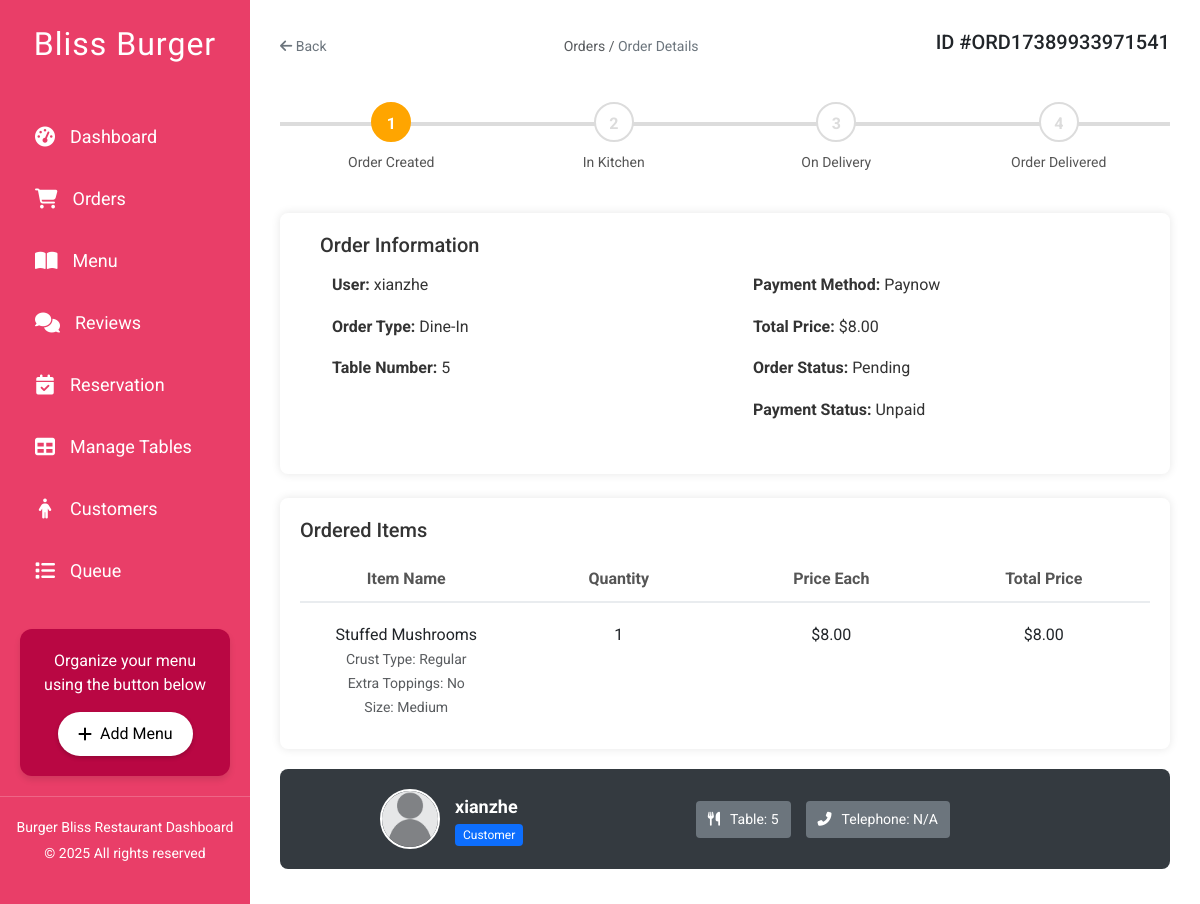
The page /php_admin/admin_order_details.php?order_id=21 on the database its author committed.
### tables this page shows
CREATE TABLE `orders` (
  `id` int(11) NOT NULL,
  `order_id` varchar(25) DEFAULT NULL,
  `user_id` int(11) DEFAULT NULL,
  `payment_method` varchar(50) DEFAULT NULL,
  `order_type` enum('dine_in','takeaway') NOT NULL,
  `table_number` varchar(10) DEFAULT NULL,
  `address` varchar(255) DEFAULT NULL,
  `total_price` decimal(10,2) DEFAULT NULL,
  `created_at` timestamp NOT NULL DEFAULT current_timestamp(),
  `order_status` varchar(50) DEFAULT 'Pending',
  `payment_status` varchar(50) DEFAULT 'Unpaid'
);

CREATE TABLE `users` (
  `id` int(11) NOT NULL,
  `username` varchar(50) NOT NULL,
  `email` varchar(100) NOT NULL,
  `phone` int(12) DEFAULT NULL,
  `pass` varchar(255) NOT NULL,
  `points` int(11) NOT NULL,
  `created_at` datetime DEFAULT current_timestamp(),
  `profile_picture` varchar(255) NOT NULL
);

CREATE TABLE `order_items` (
  `id` int(11) NOT NULL,
  `order_id` int(11) NOT NULL,
  `item_name` varchar(100) NOT NULL,
  `quantity` int(11) NOT NULL,
  `price_each` decimal(10,2) NOT NULL,
  `total_price` decimal(10,2) NOT NULL,
  `customizations` text DEFAULT NULL
);

### php_admin/admin_order_details.php (the view, shortened to what this page needs)
<?php
include 'db_connection.php';
$order_id = intval($_GET['order_id']);
$order_sql = "SELECT orders.*, users.username, users.phone, users.profile_picture FROM orders
             LEFT JOIN users ON orders.user_id = users.id
             WHERE orders.id = ?";
$stmt = $conn->prepare($order_sql);
$stmt->bind_param("i", $order_id);
$stmt->execute();
$order_result = $stmt->get_result();
$order = $order_result->fetch_assoc();
$items_sql = "SELECT * FROM order_items WHERE order_id = ?";
$stmt_items = $conn->prepare($items_sql);
$stmt_items->bind_param("i", $order_id);
$stmt_items->execute();
$items_result = $stmt_items->get_result();
$progress_steps = [
    1 => 'Order Created',
    2 => 'In Kitchen',
    3 => 'On Delivery',
    4 => 'Order Delivered'
];
$status_mapping = [
    'Pending'     => 1,
    'Preparing'   => 2,
    'Delivering'  => 3,
    'Completed'   => 4,
    'Cancelled'   => 0
];
$current_step = isset($status_mapping[$order['order_status']]) ? $status_mapping[$order['order_status']] : 0;
?>
<!DOCTYPE html>
<html lang="en">
<head>
    <link rel="stylesheet" href="https://cdnjs.cloudflare.com/ajax/libs/font-awesome/6.4.0/css/all.min.css"/>
    <link rel="stylesheet" href="../css/admin_navbar.css">
    <link rel="stylesheet" href="../css/admin_order_details.css">
    <link href="https://cdn.jsdelivr.net/npm/bootstrap@5.3.0/dist/css/bootstrap.min.css" rel="stylesheet">
</head>
<body>
    <?php include "admin_navbar.php"?>
    <div class="main-content container-fluid">
        <div class="top-bar">
            <a href="admin_orders.php" class="breadcrumb-link"><i class="fas fa-arrow-left"></i> Back</a>
            <div>
                <span class="breadcrumb-link text-muted">Orders / </span>
                <span class="breadcrumb-link">Order Details</span>
            </div>
            <div>
                <h5> ID #<?php echo htmlspecialchars($order['order_id'] ?? ''); ?></h5>
            </div>
        </div>
        <div class="progressbar">
            <?php foreach ($progress_steps as $step_number => $label): ?>
                <div class="step <?php echo ($current_step >= $step_number) ? 'active' : ''; ?>">
                    <div class="circle"><?php echo $step_number; ?></div>
                    <div class="label"><?php echo $label; ?></div>
                </div>
            <?php endforeach; ?>
        </div>
        <div class="order-summary">
            <h5 style="margin-left: 20px;">Order Information</h5>
            <div class="row" style="margin-left: 20px;">
                <div class="col-md-6 mb-3">
                    <p><strong>User:</strong> <?php echo !empty($order['username']) ? htmlspecialchars($order['username']) : 'Guest'; ?></p>
                    <p><strong>Order Type:</strong> <?php echo ($order['order_type'] === 'dine_in') ? 'Dine-In' : 'Takeaway'; ?></p>
                    <?php if ($order['order_type'] === 'dine_in' && !empty($order['table_number'])): ?>
                        <p><strong>Table Number:</strong> <?php echo htmlspecialchars($order['table_number']); ?></p>
                    <?php elseif ($order['order_type'] === 'takeaway' && !empty($order['address'])): ?>
                        <p><strong>Address:</strong> <?php echo htmlspecialchars($order['address']); ?></p>
                    <?php endif; ?>
                </div>
                <div class="col-md-6 mb-3">
                    <p><strong>Payment Method:</strong> <?php echo htmlspecialchars(ucfirst($order['payment_method'] ?? '')); ?></p>
                    <p><strong>Total Price:</strong> $<?php echo number_format($order['total_price'] ?? 0, 2); ?></p>
                    <p><strong>Order Status:</strong> <?php echo htmlspecialchars($order['order_status'] ?? ''); ?></p>
                    <p><strong>Payment Status:</strong> <?php echo htmlspecialchars($order['payment_status'] ?? ''); ?></p>
                </div>
            </div>
        </div>
        <div class="order-summary mt-4">
            <h5>Ordered Items</h5>
            <div class="order-items">
                <div class="order-item header-row">
                    <div>Item Name</div>
                    <div>Quantity</div>
                    <div>Price Each</div>
                    <div>Total Price</div>
                </div>
                <?php if ($items_result->num_rows > 0): ?>
                    <?php while($item = $items_result->fetch_assoc()): ?>
                        <div class="order-item">
                            <div>
                                <?php
                                    echo htmlspecialchars($item['item_name'] ?? '');
                                    $customizations = json_decode($item['customizations'], true);
                                    if ($customizations && is_array($customizations)) {
                                        echo "<br><small class='text-muted'>";
                                        foreach ($customizations as $key => $value) {
                                            echo htmlspecialchars($key) . ": " . htmlspecialchars($value) . "<br>";
                                        }
                                        echo "</small>";
                                    }
                                ?>
                            </div>
                            <div><?php echo htmlspecialchars($item['quantity'] ?? ''); ?></div>
                            <div>$<?php echo number_format($item['price_each'] ?? 0, 2); ?></div>
                            <div>$<?php echo number_format($item['total_price'] ?? 0, 2); ?></div>
                        </div>
                    <?php endwhile; ?>
                <?php else: ?>
                    <div class="text-center">No items found for this order.</div>
                <?php endif; ?>
            </div>
        </div>
        <div class="user-info-panel">
            <div class="user-info-left">
                <?php
                    $is_guest = empty($order['username']);
                    $profile_picture = $is_guest ? '../images/empty_pfp.png' : ( !empty($order['profile_picture']) ? htmlspecialchars($order['profile_picture']) : '../images/empty_pfp.png' );
                ?>
                <img src="<?php echo $profile_picture; ?>" alt="">
                <div class="user-details">
                    <span class="username"><?php echo $is_guest ? 'Guest' : htmlspecialchars($order['username']); ?></span>
                    <?php if (!$is_guest || $is_guest): ?>
                        <span class="customer-tag">Customer</span>
                    <?php endif; ?>
                </div>
            </div>
            <div class="user-info-right">
                <?php if ($order['order_type'] === 'dine_in'): ?>
                    <div class="phone-box">
                        <i class="fas fa-utensils"></i> Table: <?php echo htmlspecialchars($order['table_number']); ?>
                    </div>
                <?php elseif ($order['order_type'] === 'takeaway'): ?>
                    <div class="phone-box">
                        <i class="fas fa-map-marker-alt"></i> Address: <?php echo htmlspecialchars($order['address']); ?>
                    </div>
                <?php endif; ?>
                <?php if (!empty($order['phone'])): ?>
                    <div class="phone-box">
                        <i class="fas fa-phone-alt"></i> Telephone: <?php echo htmlspecialchars($order['phone']); ?>
                    </div>
                <?php else: ?>
                    <div class="phone-box">
                        <i class="fas fa-phone-alt"></i> Telephone: N/A
                    </div>
                <?php endif; ?>
            </div>
        </div>
    </div>
</body>
</html>

### css/admin_navbar.css (style rules this page uses)
* { margin: 0; padding: 0; box-sizing: border-box; }
:root { --sidebar-bg: #e93e68; --sidebar-hover: #ff69b4; --button-bg: #ffffff; --button-hover: #ff1493; --font-primary: 'Roboto', sans-serif; --font-secondary: 'Lobster', cursive; --text-color: #ffffff; --accent-color: #b90743; --transition-speed: 0.3s; --box-shadow: 0 4px 6px rgba(0, 0, 0, 0.1); }
body { font-family: var(--font-primary); display: flex; min-height: 100vh; background-color: #f5f5f5; animation: fadeIn 1s ease-in-out; }
.main-content { flex: 1; padding: 30px; background-color: #ffffff; box-shadow: -2px 0 5px rgba(0,0,0,0.1); transition: margin-left var(--transition-speed); animation: mainContentFadeIn 1s ease-in-out; }
.main-content p { font-size: 16px; color: #333333; line-height: 1.6; opacity: 0; transform: translateY(20px); animation: fadeInUp 0.5s forwards; animation-delay: 1.5s; }

### css/admin_order_details.css (style rules this page uses)
body { font-family: 'Roboto', sans-serif; background-color: #f8f9fa; }
.main-content { padding: 20px; }
.progressbar { display: flex; justify-content: space-between; position: relative; margin: 40px 0; }
.progressbar::before { content: ''; position: absolute; top: 20px; left: 0; width: 100%; height: 4px; background-color: #dcdcdc; z-index: 0; }
.step { position: relative; text-align: center; z-index: 1; flex: 1; }
.step .circle { width: 40px; height: 40px; border-radius: 50%; background-color: white; border: 2px solid #dcdcdc; margin: 0 auto; line-height: 40px; color: #dcdcdc; font-weight: bold; transition: background-color 0.3s, border-color 0.3s, color 0.3s; }
.step.active .circle { background-color: orange; border-color: orange; color: white; }
.step .label { margin-top: 10px; font-size: 14px; color: #555; }
.order-summary { background-color: #ffffff; padding: 20px; border-radius: 8px; box-shadow: 0 0 10px rgba(0, 0, 0, 0.1); }
.order-summary h5 { margin-bottom: 15px; color: #333; }
.order-items { display: flex; flex-direction: column; gap: 10px; }
.order-item { display: flex; justify-content: space-between; padding: 10px 0; border-bottom: 1px solid #e9ecef; }
.order-item:last-child { border-bottom: none; }
.order-item div { flex: 1; text-align: center; }
.header-row { font-weight: bold; color: #555; background-color: white !important; border-bottom: 2px solid #e9ecef; }
.top-bar { display: flex; justify-content: space-between; align-items: center; margin-bottom: 20px; }
.breadcrumb-link { color: #6c757d; text-decoration: none; font-size: 14px; }
.user-info-panel { background-color: #343a40; color: #ffffff; padding: 20px; border-radius: 8px; display: flex; align-items: center; justify-content: space-between; margin-top: 20px; }
.user-info-left { display: flex; align-items: center; gap: 15px; margin-left: 80px; }
.user-info-left img { width: 60px; height: 60px; border-radius: 50%; object-fit: cover; border: 2px solid #ffffff; }
.user-details { display: flex; flex-direction: column; }
.user-details .username { font-size: 18px; font-weight: bold; }
.customer-tag { display: inline-block; background-color: #0d6efd; color: #ffffff; padding: 2px 8px; border-radius: 4px; font-size: 12px; margin-top: 4px; }
.user-info-right { display: flex; align-items: center; gap: 15px; margin-right: 200px; }
.phone-box { background-color: #6c757d; color: #ffffff; padding: 8px 12px; border-radius: 4px; display: flex; align-items: center; gap: 5px; font-size: 14px; }
.phone-box i { margin-right: 5px; }

### rows shown on the page
orders: order "ORD17389933971541", user.username "xianzhe", table_number "5", payment_method "Paynow", total_price "8.00", order_status "Pending", payment_status "Unpaid"
order_items: item_name "Stuffed Mushrooms", key "Crust Type", customizations "Regular", key "Extra Toppings", customizations "No", key "Size", customizations "Medium", quantity "1", price_each "8.00", total_price "8.00"

### other values the page prints
$step_number "1"
$label "Order Created"
$step_number "2"
$label "In Kitchen"
$step_number "3"
$label "On Delivery"
$step_number "4"
$label "Order Delivered"
